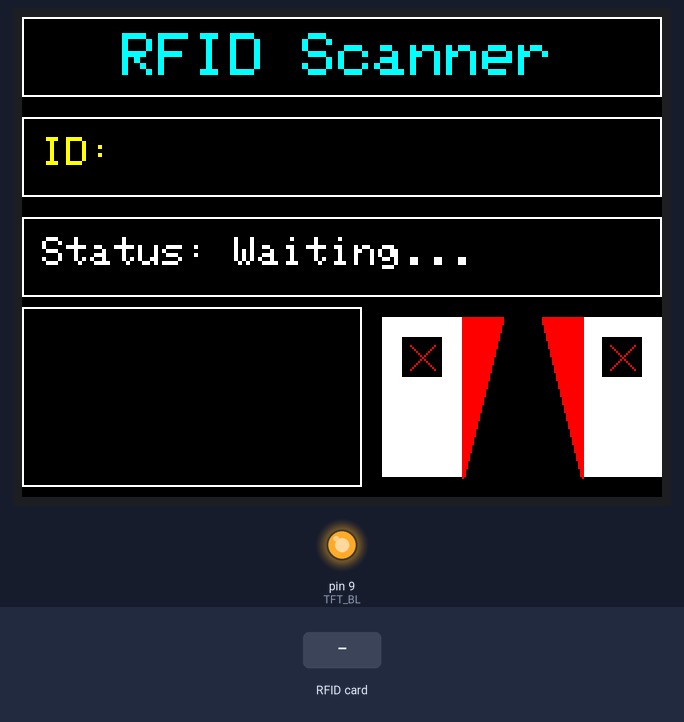
A sketch run on a simulated Arduino Mega 2560, built with avr-gcc and run on an emulated ATmega2560. Parts: 320×240 colour display, output pins drawn as LEDs (lit = HIGH). Inputs (shaded band) come from the test bench. What the sketch prints to the serial monitor is not drawn.

Above: at 1.6 s.
1.7 s: RFID card 61 2E 38 02 held to the reader
At 1.86 s:
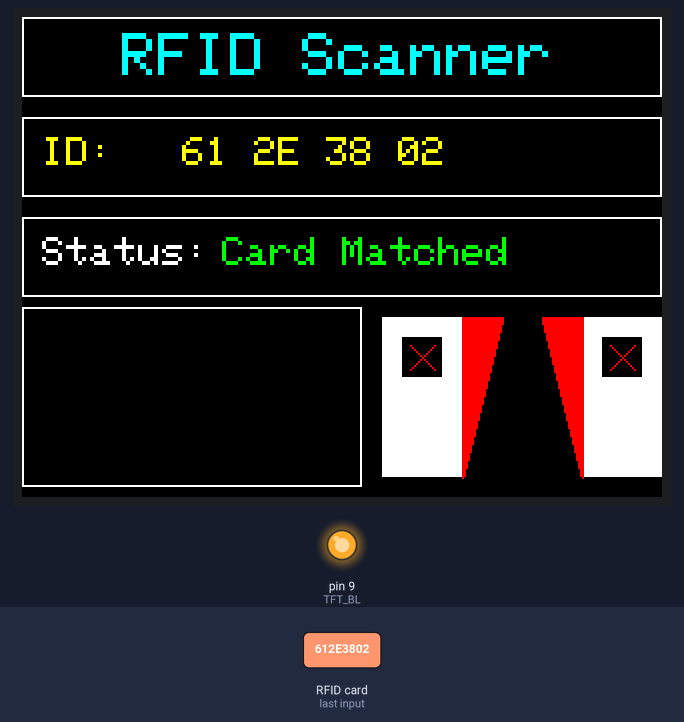
At 5.5 s:
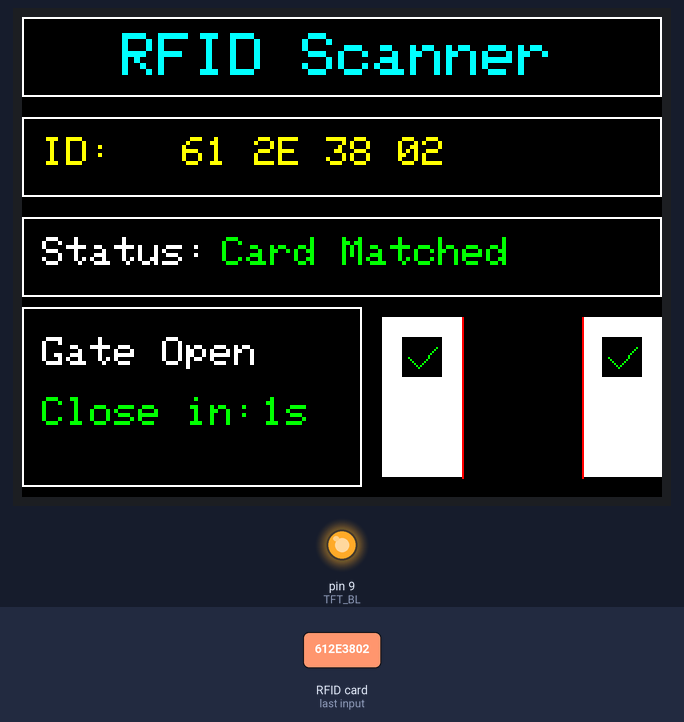
6.6 s: RFID card 5E 7A 19 C4 held to the reader
At 8.1 s:
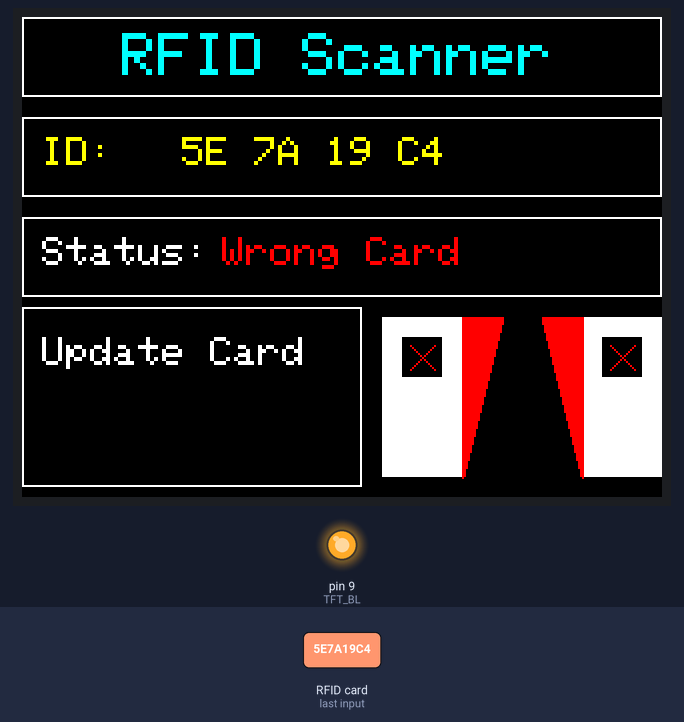
Timing chart, 0 to 9.6 s (numbered marks = the images above; inputs shaded):
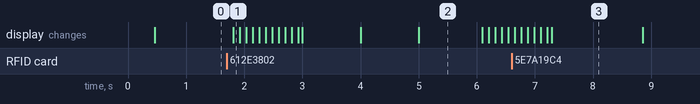

The sketch:

TFT.ino
```cpp
#include <Wire.h>
#include <MFRC522_I2C.h>
#include <SPI.h>
#include <Adafruit_GFX.h>
#include <Adafruit_ST7789.h>

#define I2C_ADDR_RFID 0x28
#define RST_PIN -1
MFRC522_I2C mfrc522(I2C_ADDR_RFID, RST_PIN, &Wire);

#define TFT_CS 53
#define TFT_RST 8
#define TFT_DC 7
#define TFT_BL 9
Adafruit_ST7789 tft = Adafruit_ST7789(TFT_CS, TFT_DC, TFT_RST);

byte validUID[4] = { 0x61, 0x2E, 0x38, 0x02 };

void drawUI() {
  tft.drawRect(0, 0, 320, 40, ST77XX_WHITE);
  tft.setCursor(50, 8);
  tft.setTextColor(ST77XX_CYAN);
  tft.setTextSize(3);
  tft.print("RFID Scanner");

  tft.drawRect(0, 50, 320, 40, ST77XX_WHITE);
  tft.setCursor(10, 60);
  tft.setTextColor(ST77XX_YELLOW);
  tft.setTextSize(2);
  tft.print("ID: ");

  tft.drawRect(0, 100, 320, 40, ST77XX_WHITE);
  tft.setCursor(10, 110);
  tft.setTextColor(ST77XX_WHITE);
  tft.setTextSize(2);
  tft.print("Status: Waiting...");
}

void updateUID(String uidStr) {
  tft.fillRect(70, 60, 180, 20, ST77XX_BLACK);
  tft.setCursor(80, 60);
  tft.setTextColor(ST77XX_YELLOW);
  tft.print(uidStr);
}

void updateStatus(bool isValid) {
  tft.fillRect(100, 110, 160, 20, ST77XX_BLACK);
  tft.setCursor(100, 110);
  if (isValid) {
    tft.setTextColor(ST77XX_GREEN);
    tft.print("Card Matched");
  } else {
    tft.setTextColor(ST77XX_RED);
    tft.print("Wrong Card");
  }
}

void setup() {
  Serial.begin(9600);
  Wire.setClock(100000);
  Wire.begin();

  tft.init(240, 320);
  tft.setRotation(1);
  pinMode(TFT_BL, OUTPUT);
  digitalWrite(TFT_BL, HIGH);

  tft.fillScreen(ST77XX_BLACK);
  tft.setTextSize(2);

  drawGateClosed();
  drawGateClosedRight();
  mfrc522.PCD_Init();
  delay(100);
  tft.drawRect(0, 145, 170, 90, ST77XX_WHITE);
  drawUI();
}

void loop() {
  if (!mfrc522.PICC_IsNewCardPresent() || !mfrc522.PICC_ReadCardSerial()) {
    delay(300);
    return;
  }

  String uidStr = "";
  for (byte i = 0; i < mfrc522.uid.size; i++) {
    if (mfrc522.uid.uidByte[i] < 0x10) uidStr += "0";
    uidStr += String(mfrc522.uid.uidByte[i], HEX);
    if (i < mfrc522.uid.size - 1) uidStr += " ";
  }
  uidStr.toUpperCase();
  updateUID(uidStr);
  Serial.print("Card UID: ");
  Serial.println(uidStr);

  bool isValid = true;
  for (byte i = 0; i < 4; i++) {
    if (mfrc522.uid.uidByte[i] != validUID[i]) {
      isValid = false;
      break;
    }
  }

  if (isValid) {
    Serial.println("RFID confirmed");
    updateStatus(true);

    for (int offset = 0; offset <= 20; offset += 2) {
      drawGateStep(offset);
      drawGateStepRight(offset);
      delay(50);
    }
    drawStatusBox(190, 160, true);
    drawStatusBox(290, 160, true);

    displayGateMessage("Gate Open");
    countdownTimer(3);
    displayGateMessage("Gate Closed");

    for (int offset = 20; offset >= 0; offset -= 2) {
      drawGateStep(offset);
      drawGateStepRight(offset);
      delay(50);
    }
    drawStatusBox(190, 160, false);
    drawStatusBox(290, 160, false);

  } else {
    Serial.println("Wrong card!");
    updateStatus(false);
    displayGateMessage("Update Card");

    drawGateDenied();
    drawGateDeniedRight();
    delay(1500);

    drawGateClosed();
    drawGateClosedRight();
    displayGateMessage("Gate Closed");
  }

  mfrc522.PICC_HaltA();
}

void drawGateClosed() {
  tft.fillRect(180, 150, 40, 80, ST77XX_BLACK);
  tft.fillRect(180, 150, 40, 80, ST77XX_WHITE);
  tft.fillTriangle(220, 150, 240, 150, 220, 230, ST77XX_RED);
  drawStatusBox(190, 160, false);
}

void drawGateDenied() {
  drawStatusBox(190, 160, false);
}

void drawGateOpenAnimated() {
  for (int offset = 0; offset <= 20; offset += 2) {
    drawGateStep(offset);
    delay(50);
  }
  drawStatusBox(190, 160, true);
}

void drawGateCloseAnimated() {
  for (int offset = 20; offset >= 0; offset -= 2) {
    drawGateStep(offset);
    delay(50);
  }
  drawStatusBox(190, 160, false);
}

void drawGateStep(int offset) {
  tft.fillTriangle(220, 150, 240, 150, 220, 230, ST77XX_BLACK);

  int topLeftX = 220;
  int topLeftY = 150;
  int topRightX = 240 - offset;
  int topRightY = 150;
  int bottomX = 220;
  int bottomY = 230;

  tft.fillTriangle(topLeftX, topLeftY, topRightX, topRightY, bottomX, bottomY, ST77XX_RED);
}

void drawStatusBox(int x, int y, bool isAllowed) {
  tft.fillRect(x, y, 20, 20, ST77XX_BLACK);

  if (isAllowed) {
    tft.drawLine(x + 3, y + 10, x + 8, y + 15, ST77XX_GREEN);
    tft.drawLine(x + 8, y + 15, x + 17, y + 5, ST77XX_GREEN);
  } else {
    tft.drawLine(x + 4, y + 4, x + 16, y + 16, ST77XX_RED);
    tft.drawLine(x + 16, y + 4, x + 4, y + 16, ST77XX_RED);
  }
}

void drawGateClosedRight() {
  tft.fillRect(280, 150, 40, 80, ST77XX_BLACK);
  tft.fillRect(280, 150, 40, 80, ST77XX_WHITE);
  tft.fillTriangle(280, 150, 260, 150, 280, 230, ST77XX_RED);
  drawStatusBox(290, 160, false);
}

void drawGateDeniedRight() {
  drawStatusBox(290, 160, false);
}

void drawGateOpenAnimatedRight() {
  for (int offset = 0; offset <= 20; offset += 2) {
    drawGateStepRight(offset);
    delay(50);
  }
  drawStatusBox(290, 160, true);
}

void drawGateCloseAnimatedRight() {
  for (int offset = 20; offset >= 0; offset -= 2) {
    drawGateStepRight(offset);
    delay(50);
  }
  drawStatusBox(290, 160, false);
}

void drawGateStepRight(int offset) {
  tft.fillTriangle(280, 150, 260, 150, 280, 230, ST77XX_BLACK);

  int topRightX = 280;
  int topRightY = 150;
  int topLeftX = 260 + offset;
  int topLeftY = 150;
  int bottomX = 280;
  int bottomY = 230;

  tft.fillTriangle(topRightX, topRightY, topLeftX, topLeftY, bottomX, bottomY, ST77XX_RED);
}

void displayGateMessage(String message) {
  tft.fillRect(5, 150, 160, 80, ST77XX_BLACK);
  tft.setCursor(10, 160);
  tft.setTextColor(ST77XX_WHITE);
  tft.setTextSize(2);
  tft.println(message);
}

void countdownTimer(int seconds) {
  tft.setTextSize(2);
  tft.setTextColor(ST77XX_GREEN);
  tft.fillRect(5, 185, 160, 40, ST77XX_BLACK);
  tft.setCursor(10, 190);
  tft.print("Close in:");

  for (int i = seconds; i >= 1; i--) {
    tft.fillRect(115, 190, 40, 20, ST77XX_BLACK);
    tft.setCursor(120, 190);
    tft.print(i);
    tft.print("s");
    delay(1000);
  }

  tft.fillRect(5, 185, 160, 40, ST77XX_BLACK);

  tft.fillRect(70, 60, 180, 20, ST77XX_BLACK);
  tft.setCursor(80, 60);
  tft.setTextColor(ST77XX_YELLOW);
  tft.print("--");

  tft.fillRect(100, 110, 160, 20, ST77XX_BLACK);
  tft.setCursor(100, 110);
  tft.setTextColor(ST77XX_WHITE);
  tft.print("Waiting...");
}
```

Measured:
- after the input at 1.7 s, the display: changes after 0.11 s (image 1)
- after the input at 6.6 s, the display: first differs from a run without the input after 0.69 s (image 3)
- what the display in image 2 shows lasts 1.1 s, from 5.0 s to 6.1 s
- what the display in image 3 shows lasts 1.6 s, from 7.3 s to 8.9 s
